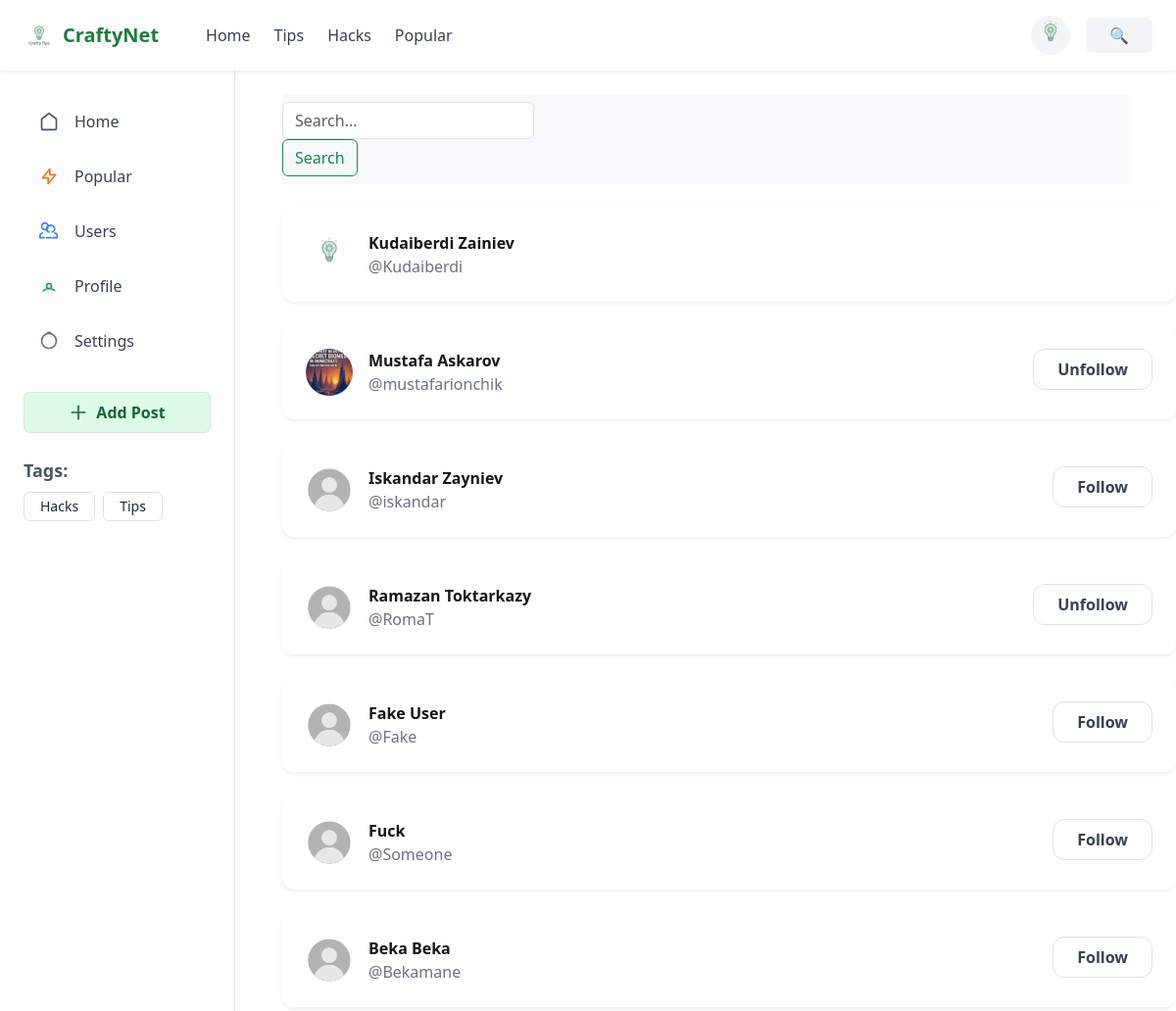
Page /users/ (signed in) on the committed database.
### logr/models.py (models this page shows)
class User(AbstractUser):
    photo = models.ImageField(upload_to='static/users/%Y/%m/%d/', blank=True, null=True, verbose_name='Photo')

### homee/models.py (models this page shows, shortened)
class TagPost(models.Model):
    tag = models.CharField(max_length=255, db_index=True)
    slug = models.SlugField(max_length=255, unique=True, db_index=True)
    def get_absolute_url(self):
        return reverse('tag', kwargs={'tag_slug': self.slug})
    class Meta:
        verbose_name = "Tag"
        verbose_name_plural = "Tags"

### users/views.py (the view)
# urls.py: path('users/', UserView.as_view(), name='users')
class UserView(ListView):
    model = get_user_model()
    template_name = 'users.html'
    context_object_name = 'users'
    def get_context_data(self, **kwargs):
        context = super().get_context_data(**kwargs)
        user = self.request.user
        following_ids = Subscription.objects.filter(subscriber=user).values_list('to_user_id', flat=True)
        context['following_ids'] = following_ids
        return context

### homee/templatetags/custom_filters.py (called while the page is built)
@register.inclusion_tag('list_tags.html')
def get_all_tags():
    return {'tags': TagPost.objects.annotate(total=Count("tags")).filter(total__gt=0)}

### users/templates/users.html
{% extends 'base.html' %}
{% load custom_filters %}
{% load static %}
{% block content %}
<main class="flex-1 p-6">
    <nav class="flex navbar navbar-light bg-light mx-6 mb-6">
        <form class="form-inline">
            <input class="form-control mr-sm-2" type="search" placeholder="Search..." aria-label="Search">
            <button class="btn btn-outline-success my-2 my-sm-0" type="submit">Search</button>
        </form>
    </nav>
    <div class="space-y-6 max-w-7xl w-full ml-6">
        {% for useer in users %}
        <div class="flex justify-between shadow-sm rounded-xl p-4">
            <div class="flex items-center">
                {% if useer.photo %}
                    <img class="rounded-full object-cover w-12 h-12" src="{{ useer.photo.url }}">
                {% else %}
                    <img class="rounded-full object-cover w-12 h-12" src="{% static '/users/default.png' %}">
                {% endif %}
                <div class="ml-4">
                    <p class="font-bold text-[#111713]">{{ useer.first_name }} {{ useer.last_name }}</p>
                    <a href="{% url 'users:user_profile' useer.id %}"><p class="text-gray-500">@{{ useer.username }}</p></a>
                </div>
            </div>
            {% if useer.id in following_ids %}
                <a href="{% url 'subscribe' useer.id %}">
                    <button class="w-45 py-2 px-4 rounded-xl border border-gray-300 text-gray-700 font-semibold hover:bg-gray-100 transition">
                        Unfollow
                    </button>
                </a>
            {% elif user.id != useer.id %}
                <a href="{% url 'subscribe' useer.id %}">
                    <button class="w-45 py-2 px-4 rounded-xl border border-gray-300 text-gray-700 font-semibold hover:bg-gray-100 transition">
                        Follow
                    </button>
                </a>
            {% endif %}
        </div>
        {% endfor %}
    </div>
</main>
{% endblock %}

### templates/base.html (shortened to what this page needs)
{% load custom_filters %}
{% load static %}
<!DOCTYPE html>
<html>
<head>
    <script src="https://cdn.tailwindcss.com"></script>
    <link href="https://cdn.jsdelivr.net/npm/bootstrap@5.3.0/dist/css/bootstrap.min.css" rel="stylesheet">
</head>
<body>
    <div style='font-family: "Space Grotesk", "Noto Sans", sans-serif;'>
        <header class="w-full bg-white shadow-sm sticky top-0">
            <div class="w-full px-4 py-3 flex items-center justify-between">
                <div class="flex items-center space-x-12">
                    <div class="flex items-center space-x-2">
                        <a href="{% url 'home' %}">
                            <img src="{% static 'srcp/images/icon.png' %}" class="h-8 w-8">
                        </a>
                        <span class="text-xl font-bold text-green-700">
                            <a href="{% url 'home' %}">CraftyNet</a>
                        </span>
                    </div>
                    <nav class="hidden md:flex space-x-6 text-gray-700 font-medium">
                        <a href="{% url 'home' %}" class="hover:text-green-600">Home</a>
                        <a href="{% url 'cat' 'tips' %}" class="hover:text-green-600">Tips</a>
                        <a href="{% url 'cat' 'hacks' %}" class="hover:text-green-600">Hacks</a>
                        <a href="{% url 'popular' %}" class="hover:text-green-600">Popular</a>
                    </nav>
                </div>
                <div class="ml-auto flex items-center space-x-4">
                    {% if user.is_authenticated %}
                    <div class="relative">
                        <div id="userMenuButton" class="flex items-center bg-gray-100 hover:bg-gray-200 rounded-full text-sm font-medium cursor-pointer">
                            {% if user.photo %}
                                <p><img class="rounded-circle d-block mx-auto" width="40" src="{{ user.photo.url }}"></p>
                            {% else %}
                                <p><img class="rounded-circle d-block mx-auto" width="40" src="{% static '/users/default.png' %}"></p>
                            {% endif %}
                        </div>
                    </div>
                    {% endif %}
                    <button class="bg-gray-100 text-gray-800 font-semibold px-4 py-1.5 rounded-md hover:bg-gray-200">🔍</button>
                </div>
            </div>
        </header>
        <div class="flex h-screen">
            <aside class="w-60 min-h-screen bg-white border-r px-6 py-8">
                <nav class="space-y-4 text-gray-700 font-medium">
                    <a href="{% url 'home' %}" class="flex items-center gap-3 px-3 py-2 rounded-md hover:bg-gray-100 transition">
                        <svg xmlns="http://www.w3.org/2000/svg" class="h-5 w-5 text-gray-600" fill="none" viewBox="0 0 24 24" stroke="currentColor">
                            <path stroke-linecap="round" stroke-linejoin="round" stroke-width="2" d="M3 9l9-7 9 7v11a2 2 0 01-2 2H5a2 2 0 01-2-2z" />
                        </svg>
                        <span>Home</span>
                    </a>
                    <a href="{% url 'popular' %}" class="flex items-center gap-3 px-3 py-2 rounded-md hover:bg-gray-100 transition">
                        <svg xmlns="http://www.w3.org/2000/svg" class="h-5 w-5 text-orange-500" fill="none" viewBox="0 0 24 24" stroke="currentColor">
                            <path stroke-linecap="round" stroke-linejoin="round" stroke-width="2" d="M13 10V3L4 14h7v7l9-11h-7z" />
                        </svg>
                        <span>Popular</span>
                    </a>
                    <a href="{% url 'users' %}" class="flex items-center gap-3 px-3 py-2 rounded-md hover:bg-gray-100 transition">
                        <span>Users</span>
                    </a>
                    <a href="{% url 'users:profile' %}" class="flex items-center gap-3 px-3 py-2 rounded-md hover:bg-gray-100 transition">
                        <svg xmlns="http://www.w3.org/2000/svg" class="h-5 w-5 text-green-600" fill="none" viewBox="0 0 24 24" stroke="currentColor">
                            <path stroke-linecap="round" stroke-linejoin="round" stroke-width="2" d="M5.121 17.804A10.97 10.97 0 0112 15c2.485 0 4.77.83 6.879 2.22M15 12a3 3 0 11-6 0 3 3 0 016 0z" />
                        </svg>
                        <span>Profile</span>
                    </a>
                    <a href="{% url 'users:setting' %}" class="flex items-center gap-3 px-3 py-2 rounded-md hover:bg-gray-100 transition">
                        <svg xmlns="http://www.w3.org/2000/svg" class="h-5 w-5 text-gray-500" fill="none" viewBox="0 0 24 24" stroke="currentColor">
                            <path stroke-linecap="round" stroke-linejoin="round" stroke-width="2" d="M9.75 3a1.5 1.5 0 011.5-1.5h1.5A1.5 1.5 0 0114.25 3M21 12a9 9 0 11-18 0 9 9 0 0118 0z" />
                        </svg>
                        <span>Settings</span>
                    </a>
                </nav>
                <div class="mt-auto pt-8 max-w-xl mx-auto space-y-4">
                    <a href="{% url 'add_post' %}">
                        <button class="w-full flex items-center justify-center gap-2 border border-green-500 bg-green-100 text-green-800 font-semibold px-4 py-2 rounded-md hover:bg-green-200 transition">
                            <svg xmlns="http://www.w3.org/2000/svg" class="h-5 w-5 text-green-800" fill="none" viewBox="0 0 24 24" stroke="currentColor">
                                <path stroke-linecap="round" stroke-linejoin="round" stroke-width="2" d="M12 4v16m8-8H4" />
                            </svg>
                            Add Post
                        </button>
                    </a>
                </div>
                {% get_all_tags %}
            </aside>
            {% block content %}
            {% endblock %}
        </div>
    </div>
</body>
</html>

### homee/templates/list_tags.html
{% if tags %}
    <div class="mt-4">
        <h3 class="text-lg font-semibold mb-2 text-gray-600">Tags:</h3>
        <div class="flex flex-wrap gap-2">
            {% for i in tags %}
                <a href="{{ i.get_absolute_url }}"
                   class="px-3 py-1 text-sm text-gray-800 border border-gray-400 rounded hover:bg-gray-200 transition">
                    {{ i.tag }}
                </a>
            {% endfor %}
        </div>
    </div>
{% endif %}

### rows in the picture
User: photo (picture), first_name "Kudaiberdi", last_name "Zainiev", username "Kudaiberdi"
TagPost: tag "Hacks"
TagPost: tag "Tips"
User: photo (picture), first_name "Mustafa", last_name "Askarov", username "mustafarionchik", shows "Unfollow"
User: first_name "Iskandar", last_name "Zayniev", username "iskandar", shows "Follow"
User: first_name "Ramazan", last_name "Toktarkazy", username "RomaT", shows "Unfollow"
User: first_name "Fake", last_name "User", username "Fake", shows "Follow"
User: first_name "Fuck", username "Someone", shows "Follow"
User: first_name "Beka", last_name "Beka", username "Bekamane", shows "Follow"
